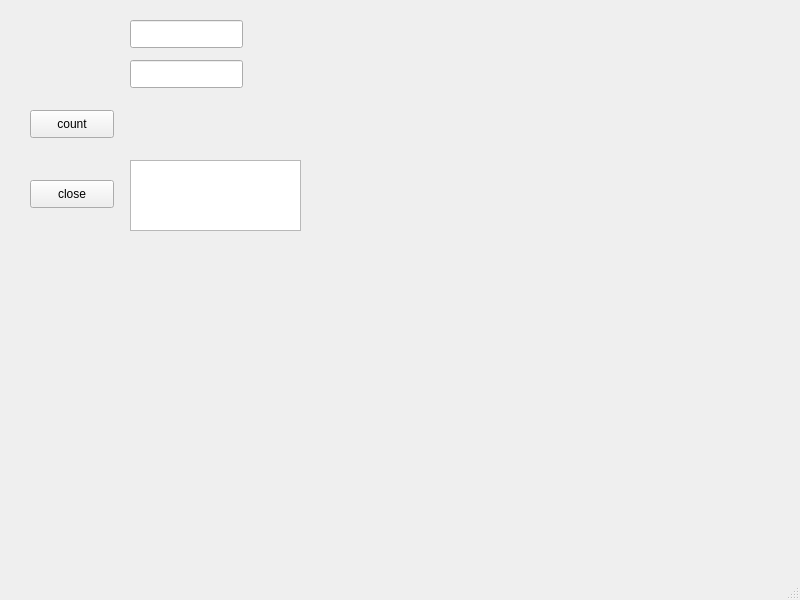
<?xml version="1.0" encoding="UTF-8"?>
<ui version="4.0">
 <class>MainWindow</class>
 <widget class="QMainWindow" name="MainWindow">
  <property name="geometry">
   <rect>
    <x>0</x>
    <y>0</y>
    <width>800</width>
    <height>600</height>
   </rect>
  </property>
  <property name="windowTitle">
   <string>MainWindow</string>
  </property>
  <widget class="QWidget" name="centralwidget">
   <widget class="QLineEdit" name="weightLineEdit">
    <property name="geometry">
     <rect>
      <x>130</x>
      <y>20</y>
      <width>113</width>
      <height>28</height>
     </rect>
    </property>
   </widget>
   <widget class="QLineEdit" name="heightLineEdit">
    <property name="geometry">
     <rect>
      <x>130</x>
      <y>60</y>
      <width>113</width>
      <height>28</height>
     </rect>
    </property>
   </widget>
   <widget class="QPushButton" name="countButton">
    <property name="geometry">
     <rect>
      <x>30</x>
      <y>110</y>
      <width>84</width>
      <height>28</height>
     </rect>
    </property>
    <property name="text">
     <string>count</string>
    </property>
   </widget>
   <widget class="QLabel" name="resultLabel">
    <property name="geometry">
     <rect>
      <x>130</x>
      <y>120</y>
      <width>81</width>
      <height>20</height>
     </rect>
    </property>
    <property name="text">
     <string/>
    </property>
   </widget>
   <widget class="QTextBrowser" name="textBrowser">
    <property name="geometry">
     <rect>
      <x>130</x>
      <y>160</y>
      <width>171</width>
      <height>71</height>
     </rect>
    </property>
   </widget>
   <widget class="QPushButton" name="closeButton">
    <property name="geometry">
     <rect>
      <x>30</x>
      <y>180</y>
      <width>84</width>
      <height>28</height>
     </rect>
    </property>
    <property name="text">
     <string>close</string>
    </property>
   </widget>
  </widget>
  <widget class="QMenuBar" name="menubar">
   <property name="geometry">
    <rect>
     <x>0</x>
     <y>0</y>
     <width>800</width>
     <height>25</height>
    </rect>
   </property>
  </widget>
  <widget class="QStatusBar" name="statusbar"/>
 </widget>
 <resources/>
 <connections>
  <connection>
   <sender>closeButton</sender>
   <signal>clicked()</signal>
   <receiver>MainWindow</receiver>
   <slot>close()</slot>
   <hints>
    <hint type="sourcelabel">
     <x>71</x>
     <y>218</y>
    </hint>
    <hint type="destinationlabel">
     <x>399</x>
     <y>299</y>
    </hint>
   </hints>
  </connection>
 </connections>
</ui>
